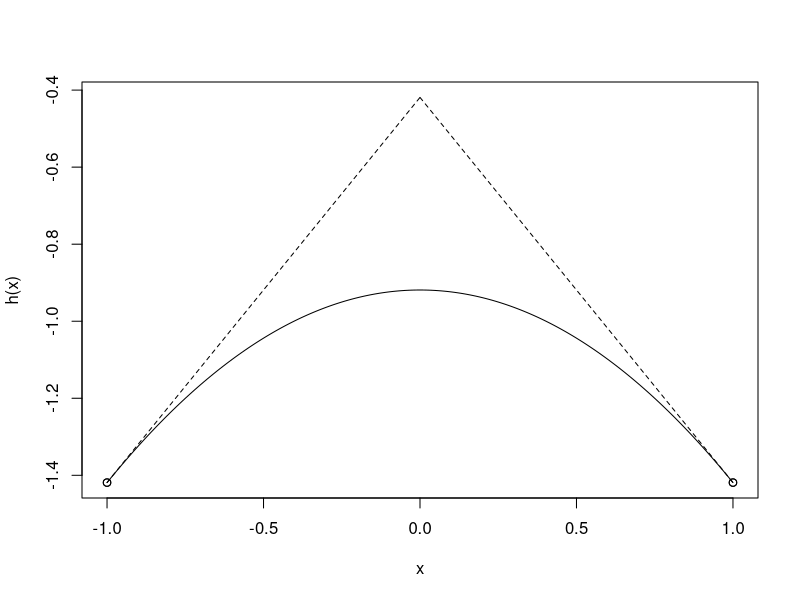

Here is the R script that generated this plot:
#the functions will be designed to take the following inputs:
#the density, in the form of an R expression via expression or quote with variable x

#Matt Boyas, Michelle Newcomer
#Code Version 11/23/2013
#Known Bugs: None



#------Begin User input-----------------------------
density <- quote((1/sqrt(2*pi))*exp((-x^2)/2)) #Or could we have the user quote something like dnorm(mu, sigma)?
k<-2 #starting value for the number of absiccae
d<-c(-1,1) #user specified boundaries of domain
#work with standard normal to begin with
#-----End user Input--------------------------------




#------Prep Function to define h(x) and h'(x)-----------------------------

prep <- function(f){
  logQuote <- bquote(log(.(density)))
  deriv<- D(logQuote, "x")
  return(list(logQuote, deriv))
}
#compute the log and the derivative of the log in a preparation function so we don't have to evaluate these expressions every time we want h or h'

prep <- prep(density)

h <- function(x){
  return(eval(prep[[1]]))
}

hPrime <- function(x){
  return(eval(prep[[2]]))
}

#h and hPrime take x as the sole input and can be used in the computation of the equations in the paper algorithm
#------End Prep Function to define h(x) and h'(x)-----------------------------





#------Define Functions required for initialization-----------------------------


#Calculate zj to determine the tip of the upper hull
z <- c() #initialize the vector that contains the z values

zrange <- function(k,xabs){
    for (j in 1:(k-1)){
      z[j] <- (h(xabs[j+1])-h(xabs[j])-xabs[j+1]*hPrime(xabs[j+1])+xabs[j]*hPrime(xabs[j]))/(hPrime(xabs[j])-hPrime(xabs[j+1])) #this is equation 1
    }
  return(z)
}

#calculate the equations of the tangent lines
xabs <- c() #initializes the vector that contains the abscissae

uk <- function(d,k,index){

  xabs <-  (d[2]-d[1])/(k-1)*(index-1)+d[1] #find the abscissae
  zvalue <- zrange(k,xabs) #find the z values in equation 1

  useg <- c(d[1],zvalue,d[2]) #find the x values of the line segments for equation 2
  xseq <- matrix(nrow=100, ncol=k) #initializes the matrix x values used for equation 2
  uk_x <- matrix(nrow=nrow(xseq),ncol=k) #initializes the matrix for each tangent line uk(x)
  
  for (j in 1:k){
    xseq[,j] <- seq(useg[j],useg[j+1],length=100) #x segment used to calculate equation 2
    uk_x[,j] <-h(xabs[j])+(xseq[,j]-xabs[j])*hPrime(xabs[j]) #equation 2
  }
  
  return(list(xabs,zvalue,useg,xseq,uk_x))
}
#--------------End of functions required for the initialization step----------------------





#------Begin initialization step. First evaluate if the derivative is (+) or (-) --------------------
initialize <- function(d,k){
  if (hPrime(d[1])>0 & hPrime(d[2])<0){
    index<-seq(1,k,by=1)  #creates a vector for the number of absiccae
    u <- uk(d,k,index) #references the function that calculates u in equation 2

  }
  else {
    break
  }
  return(u)
}
#------End initialization step evaluates if the derivative is (+) or (-) --------------------




#------Run the ARS scheme--------------------
upper <- initialize(d,k) #runs the scheme from the user inputs d and k




#------------------Plot results---------------

x <- seq(d[1],d[2],by=0.01)
plot(x,h(x),type="n",ylim=c(h(d[1]),max(upper[[5]])))
lines(x,h(x))
for (i in 1:k){

  lines(upper[[4]][,i],upper[[5]][,i],lty=2) #plots the tangent lines
  points(upper[[1]],h(upper[[1]])) #plots the absiccae
  #points(upper[[2]][j-1],tail(upper[[5]][,j-1],1))

}


